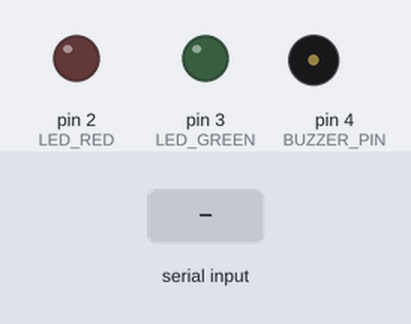
Bench run of a sketch on a simulated Arduino Nano, built with avr-gcc and run on an emulated ATmega328P. Parts: output pins drawn as LEDs (lit = HIGH), buzzer (waves = sounding, pin HIGH). The test bench sets the inputs (shaded band). What the sketch prints to the serial monitor is not drawn.

Above: at 1.8 s.
1.9 s: "D" received over Serial
At 2.9 s:
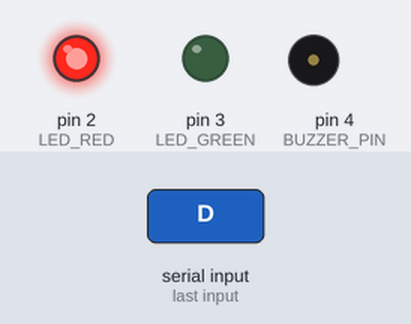
3.4 s: "F" received over Serial
At 4.1 s:
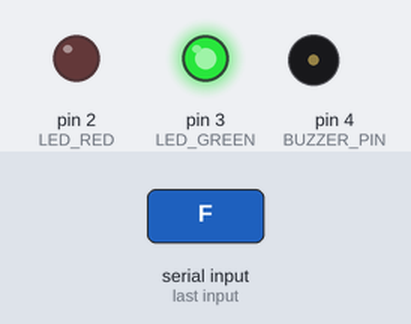
Timing chart, 0 to 6.4 s (numbered marks = the images above; inputs shaded):
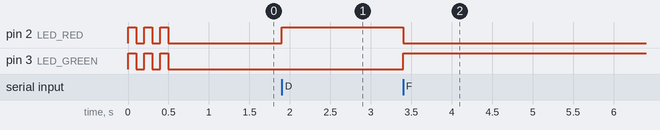

The sketch:

distraction_serial_bridge.ino
```cpp
/*
 * distraction_serial_bridge.ino
 * For Arduino Nano / Nano 33 BLE / Nano Every — boards that can't run
 * the model on-device. Inference runs on your computer (Python), and
 * results are sent to the Nano over serial to drive LEDs/buzzer.
 *
 * Protocol (serial @ 115200):
 *   Computer sends one character per frame:
 *     'D' = distracted
 *     'F' = focused
 *     'E' = empty
 *
 * Wiring:
 *   D2 → Red LED (+ 220Ω resistor) → GND    (distracted)
 *   D3 → Green LED (+ 220Ω resistor) → GND  (focused)
 *   D4 → Piezo buzzer → GND                  (alert)
 *
 * Pair with: python run_live.py --serial /dev/ttyUSB0
 *   (or add --serial flag to run_live.py)
 */

#define LED_RED    2
#define LED_GREEN  3
#define BUZZER_PIN 4

#define ALERT_FRAMES 10  // Buzz after N consecutive distracted frames

int distracted_count = 0;

void setup() {
    Serial.begin(115200);

    pinMode(LED_RED, OUTPUT);
    pinMode(LED_GREEN, OUTPUT);
    pinMode(BUZZER_PIN, OUTPUT);

    // Startup blink
    for (int i = 0; i < 3; i++) {
        digitalWrite(LED_RED, HIGH);
        digitalWrite(LED_GREEN, HIGH);
        delay(100);
        digitalWrite(LED_RED, LOW);
        digitalWrite(LED_GREEN, LOW);
        delay(100);
    }

    Serial.println("READY");
}

void loop() {
    if (Serial.available() > 0) {
        char cmd = Serial.read();

        switch (cmd) {
            case 'D':  // Distracted
                digitalWrite(LED_RED, HIGH);
                digitalWrite(LED_GREEN, LOW);
                distracted_count++;
                if (distracted_count >= ALERT_FRAMES) {
                    tone(BUZZER_PIN, 2000, 200);  // 2kHz beep
                }
                break;

            case 'F':  // Focused
                digitalWrite(LED_RED, LOW);
                digitalWrite(LED_GREEN, HIGH);
                distracted_count = 0;
                noTone(BUZZER_PIN);
                break;

            case 'E':  // Empty
                digitalWrite(LED_RED, LOW);
                digitalWrite(LED_GREEN, LOW);
                distracted_count = 0;
                noTone(BUZZER_PIN);
                break;
        }
    }
}
```

Measured:
- after the input at 1.9 s, pin 2 (LED_RED): LOW → HIGH at once
- after the input at 3.4 s, pin 2 (LED_RED): HIGH → LOW at once; pin 3 (LED_GREEN): LOW → HIGH at once
